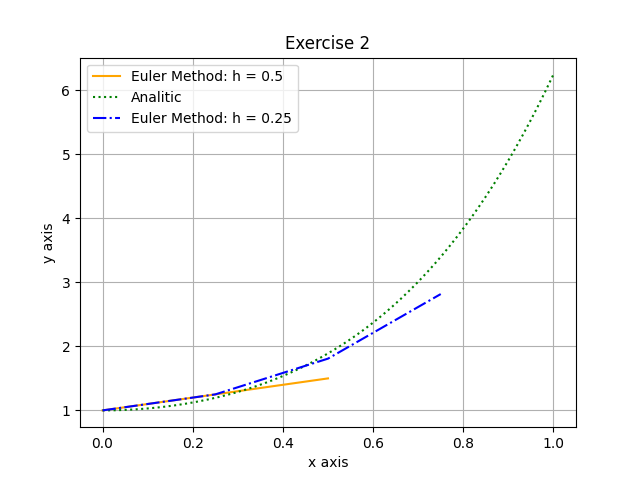

Here is the Python script that generated this plot:
from numpy import exp, linspace
import matplotlib.pyplot as plt 


# ex_2. Solve the following differential equation analytically 
# and by the Euler method (Runge Kutta 1),
# with h = 0.5 and h = 0.25: Show both solutions in the same graph.

# setting 
h = 0.5
t_final = 1
n = int(t_final/h)

# creating arrays full of zeros
x = [0 for _ in range(n)]
y = [0 for _ in range(n)]

# defining initial conditions
y[0] = 1
x[0] = 0

# Euler Method  h = 0.5
for k in range(1, n):
    x[k] = x[k-1] + h
    y[k] = y[k-1] + h*((1 + 4*x[k-1]) * y[k-1]**(1/2))
plt.plot(x, y, color='orange', label = f'Euler Method: h = 0.5')

# Euler Method  h = 0.25

h = 0.25
n = int(t_final/h)
x = [0 for _ in range(n)]
y = [0 for _ in range(n)]
x[0] = 0
y[0] = 1

for i in range(1, n):
    x[i] = x[i-1] + h
    y[i] = y[i-1] + h*((4*x[i-1] + 1) * y[i-1]**(1/2))

# plot graph
xa = linspace(x[0], t_final, 1000) # x axis for analytical solution
ya = (xa**2 + xa**2/2 + 1)**2 # analytical solution
plt.xlabel('x axis')
plt.ylabel('y axis')
plt.title('Exercise 2')
plt.plot(xa, ya, color='Green', label = 'Analitic', linestyle='dotted')
plt.plot(x, y, color='blue', label = f'Euler Method: h = 0.25',  linestyle='dashdot')
plt.legend(loc = 'upper left')
plt.grid()
plt.show()
